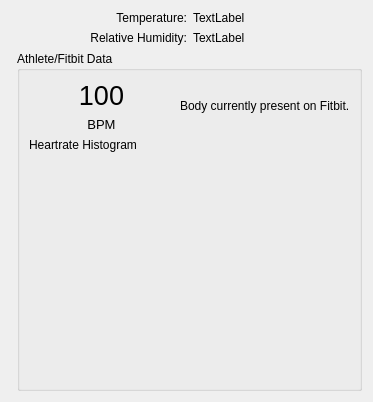
      <widget class="QWidget" name="tab_2">
       <attribute name="title">
        <string>Environmental Data</string>
       </attribute>
       <layout class="QGridLayout" name="gridLayout_13">
        <item row="0" column="0" rowspan="2">
         <layout class="QVBoxLayout" name="verticalLayout_3">
          <item>
           <widget class="QWidget" name="widget_2" native="true"/>
          </item>
         </layout>
        </item>
        <item row="0" column="1">
         <layout class="QGridLayout" name="gridLayout_10">
          <item row="0" column="1">
           <widget class="QLabel" name="temperature_label">
            <property name="text">
             <string>TextLabel</string>
            </property>
           </widget>
          </item>
          <item row="0" column="0">
           <widget class="QLabel" name="label_108">
            <property name="text">
             <string>Temperature:</string>
            </property>
            <property name="alignment">
             <set>Qt::AlignRight|Qt::AlignTrailing|Qt::AlignVCenter</set>
            </property>
           </widget>
          </item>
          <item row="1" column="0">
           <widget class="QLabel" name="label_109">
            <property name="text">
             <string>Relative Humidity:</string>
            </property>
            <property name="alignment">
             <set>Qt::AlignRight|Qt::AlignTrailing|Qt::AlignVCenter</set>
            </property>
           </widget>
          </item>
          <item row="1" column="1">
           <widget class="QLabel" name="humiditity_label">
            <property name="text">
             <string>TextLabel</string>
            </property>
           </widget>
          </item>
         </layout>
        </item>
        <item row="1" column="1">
         <widget class="QGroupBox" name="groupBox_5">
          <property name="title">
           <string>Athlete/Fitbit Data</string>
          </property>
          <layout class="QGridLayout" name="gridLayout_12">
           <item row="0" column="0">
            <layout class="QGridLayout" name="gridLayout_11">
             <item row="0" column="0">
              <layout class="QVBoxLayout" name="verticalLayout_12">
               <item>
                <widget class="QLabel" name="bpm_label">
                 <property name="font">
                  <font>
                   <pointsize>20</pointsize>
                  </font>
                 </property>
                 <property name="text">
                  <string>100</string>
                 </property>
                 <property name="alignment">
                  <set>Qt::AlignBottom|Qt::AlignHCenter</set>
                 </property>
                </widget>
               </item>
               <item>
                <widget class="QLabel" name="label_113">
                 <property name="font">
                  <font>
                   <pointsize>10</pointsize>
                  </font>
                 </property>
                 <property name="text">
                  <string>BPM</string>
                 </property>
                 <property name="alignment">
                  <set>Qt::AlignHCenter|Qt::AlignTop</set>
                 </property>
                </widget>
               </item>
              </layout>
             </item>
             <item row="0" column="1">
              <widget class="QLabel" name="body_presence_label">
               <property name="text">
                <string>Body currently present on Fitbit.</string>
               </property>
              </widget>
             </item>
             <item row="2" column="0" colspan="2">
              <widget class="QWidget" name="widget_6" native="true">
               <property name="minimumSize">
                <size>
                 <width>321</width>
                 <height>221</height>
                </size>
               </property>
              </widget>
             </item>
             <item row="1" column="0" colspan="2">
              <widget class="QLabel" name="label_124">
               <property name="text">
                <string>Heartrate Histogram</string>
               </property>
               <property name="alignment">
                <set>Qt::AlignLeading|Qt::AlignLeft|Qt::AlignVCenter</set>
               </property>
              </widget>
             </item>
            </layout>
           </item>
          </layout>
         </widget>
        </item>
       </layout>
      </widget>
